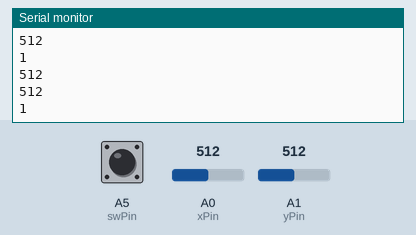
The program below on a simulated Arduino Nano 33 IoT. Shown: the last lines printed to the serial monitor. The test bench sets the inputs (shaded band); at power-on: A0 (xPin) = 512, A1 (yPin) = 512, A5 (swPin) HIGH.

Above: at 1.2 s.
1.3 s: A0 (xPin) set to 716
At 1.31 s:
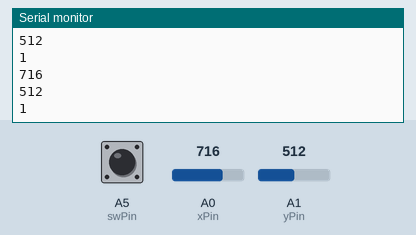
2.8 s: A1 (yPin) set to 306
At 2.81 s:
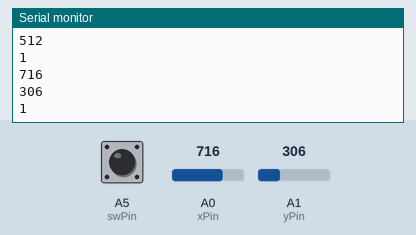
4.3 s: A5 (swPin) pulled LOW for 0.15 s
At 4.32 s:
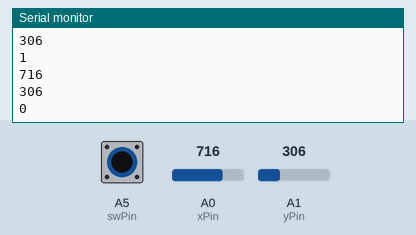
5.9 s: A0 (xPin) set to 900
At 5.92 s:
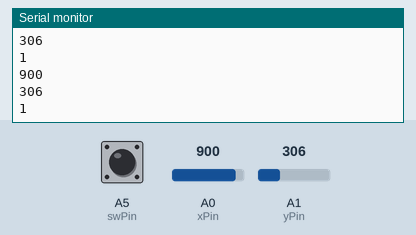
7.4 s: A1 (yPin) set to 122
At 7.43 s:
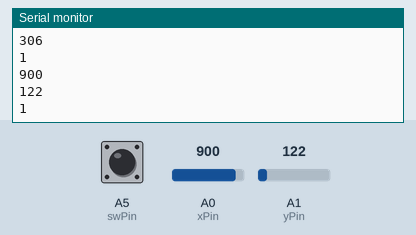
Timing chart, 0 to 9.9 s (numbered marks = the images above; inputs shaded):
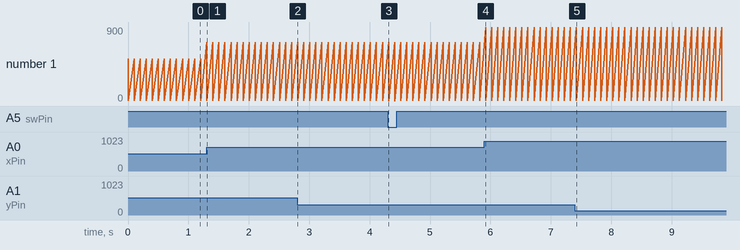

Measured:
- after the input at 1.3 s, the serial monitor: prints a new line at once (image 1)
- after the input at 2.8 s, the serial monitor: prints a new line at once (image 2)
- after the input at 4.3 s, the serial monitor: prints a new line at once (image 3)
- after the input at 5.9 s, the serial monitor: prints a new line at once (image 4)
- after the input at 7.4 s, the serial monitor: prints a new line at once (image 5)

The program:

main.cpp
```cpp
#include <Arduino.h>

int xPin = A0;
int yPin = A1;
int swPin = 19;

int xVal = 0;
int yVal = 0;
int swVal = 0;

void setup() {
    Serial.begin(115200);
    pinMode(xPin, INPUT);
    pinMode(yPin, INPUT);
    pinMode(swPin, INPUT);
}

void loop() {
    xVal = analogRead(xPin);
    yVal = analogRead(yPin);
    swVal = digitalRead(swPin);
    Serial.println(xVal);
    Serial.println(yVal);
    Serial.println(swVal);

    delay(100);
}
```
